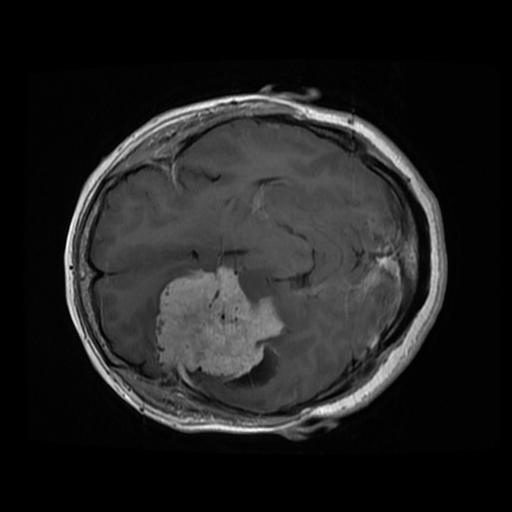
#> input picture src/CNN/test_images/test1.jpg, 512 x 512 px, found by its file name
$ python segmentation.py   (older library calls are emulated)
#> lines starting #> are read from the running program, lines starting #| are printed output that depends on the picture; after the words box and inside, x2 and y2 are one past the last pixel; in counts of white or black regions, pixels touching at a corner belong together
import numpy as np
import cv2
from matplotlib import pyplot as plt
from skimage.morphology import extrema
from skimage.morphology import watershed as skwater

def ShowImage(title,img,ctype):
  plt.figure(figsize=(10, 10))
  if ctype=='bgr':
    b,g,r = cv2.split(img)       # get b,g,r
    rgb_img = cv2.merge([r,g,b])     # switch it to rgb
    plt.imshow(rgb_img)
  elif ctype=='hsv':
    rgb = cv2.cvtColor(img,cv2.COLOR_HSV2RGB)
    plt.imshow(rgb)
  elif ctype=='gray':
    plt.imshow(img,cmap='gray')
  elif ctype=='rgb':
    plt.imshow(img)
  else:
    raise Exception("Unknown colour type")
  plt.axis('off')
  plt.title(title)
  plt.show()
img           = cv2.imread('test1.jpg')
#> img is the input picture: shape (512, 512, 3); min 0, max 255, mean 32.9
gray          = cv2.cvtColor(img,cv2.COLOR_BGR2GRAY)
ShowImage('Brain MRI',gray,'gray')

ret, thresh = cv2.threshold(gray,0,255,cv2.THRESH_OTSU)
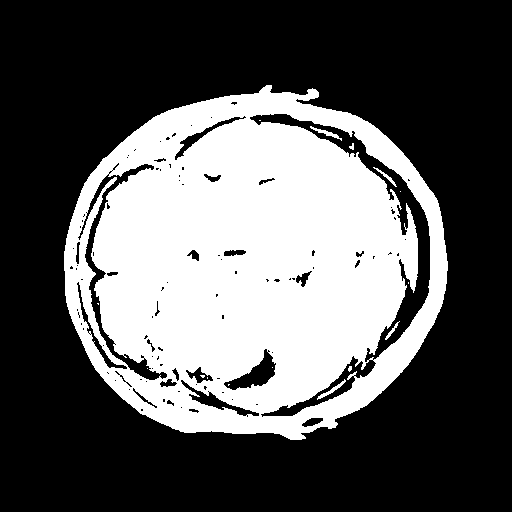
#> thresh: shape (512, 512); 35.6% white; 16 white regions (10 under 20 px), largest, box (x1, y1, x2, y2) and area: (64, 85, 448, 440) 92997, (317, 379, 346, 400) 108, (310, 126, 342, 141) 107, (373, 167, 397, 187) 75, (385, 321, 400, 340) 58, (349, 143, 354, 150) 22
#> ret = 44
ShowImage('Thresholding image',thresh,'gray')

ret, markers = cv2.connectedComponents(thresh)
#> markers: shape (512, 512) int32; 17 distinct labels, from 0 to 16
#> ret = 17

#Get the area taken by each component. Ignore label 0 since this is the background.
marker_area = [np.sum(markers==m) for m in range(np.max(markers)) if m!=0]
#> marker_area = [92997, 2, 107, 22, 75, 1, 2, 3, 58, 1, 18, 1, 11, 2, 108]
#Get label of largest component by area
largest_component = np.argmax(marker_area)+1 #Add 1 since we dropped zero above
#> largest_component = 1
#Get pixels which correspond to the brain
brain_mask = markers==largest_component
#> brain_mask: shape (512, 512) bool; 35.5% white; 1 white region, box (x1, y1, x2, y2) and area: (64, 85, 448, 440) 92997

brain_out = img.copy()
#In a copy of the original image, clear those pixels that don't correspond to the brain
brain_out[brain_mask==False] = (0,0,0)

img = cv2.imread('test1.jpg')
gray = cv2.cvtColor(img,cv2.COLOR_BGR2GRAY)
ret, thresh = cv2.threshold(gray,0,255,cv2.THRESH_BINARY_INV+cv2.THRESH_OTSU)
#> ret = 44


# noise removal
kernel = np.ones((3,3),np.uint8)
opening = cv2.morphologyEx(thresh,cv2.MORPH_OPEN,kernel, iterations = 2)
#> opening: shape (512, 512); 62.8% white; 2 black regions (1 under 20 px), largest, box (x1, y1, x2, y2) and area: (64, 85, 448, 440) 97512

# sure background area
sure_bg = cv2.dilate(opening,kernel,iterations=3)
#> sure_bg: shape (512, 512); 67.5% white; 2 black regions (1 under 20 px), largest, box (x1, y1, x2, y2) and area: (67, 89, 445, 437) 85156

# Finding sure foreground area
dist_transform = cv2.distanceTransform(opening,cv2.DIST_L2,5)
ret, sure_fg = cv2.threshold(dist_transform,0.7*dist_transform.max(),255,0)
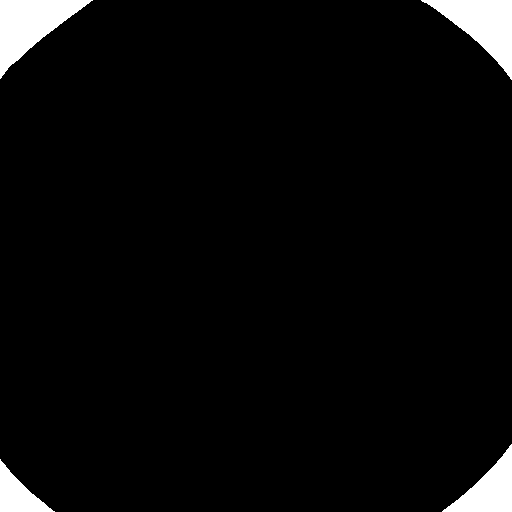
#> sure_fg: shape (512, 512) float32; 3.9% white; 4 white regions, box (x1, y1, x2, y2) and area: (0, 0, 93, 79) 3399, (421, 0, 512, 80) 3209, (442, 444, 512, 512) 2184, (0, 459, 55, 512) 1339
#> ret = 129.9

# Finding unknown region
sure_fg = np.uint8(sure_fg)
unknown = cv2.subtract(sure_bg,sure_fg)
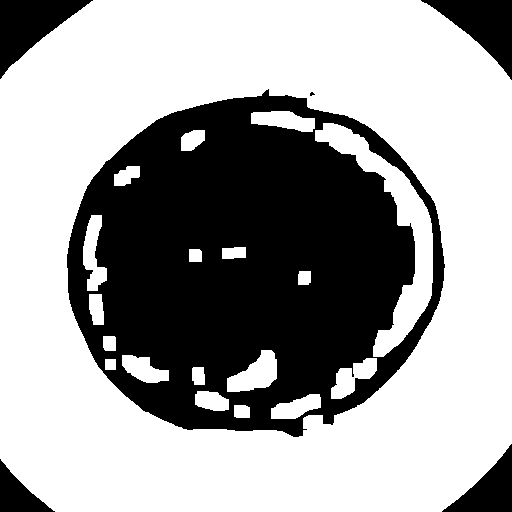
#> unknown: shape (512, 512); 63.6% white; 6 black regions (1 under 20 px), largest, box (x1, y1, x2, y2) and area: (67, 89, 445, 437) 85156, (0, 0, 93, 79) 3399, (421, 0, 512, 80) 3209, (442, 444, 512, 512) 2184, (0, 459, 55, 512) 1339

# Marker labelling
ret, markers = cv2.connectedComponents(sure_fg)
#> markers: shape (512, 512) int32; 5 distinct labels, from 0 to 4
#> ret = 5

# Add one to all labels so that sure background is not 0, but 1
markers = markers+1
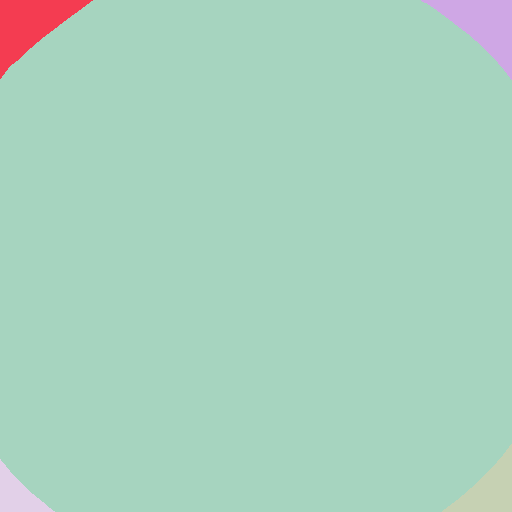
#> markers: shape (512, 512) int32; 5 distinct labels, from 1 to 5; one colour per label, 0 black


# Now, mark the region of unknown with zero
markers[unknown==255] = 0
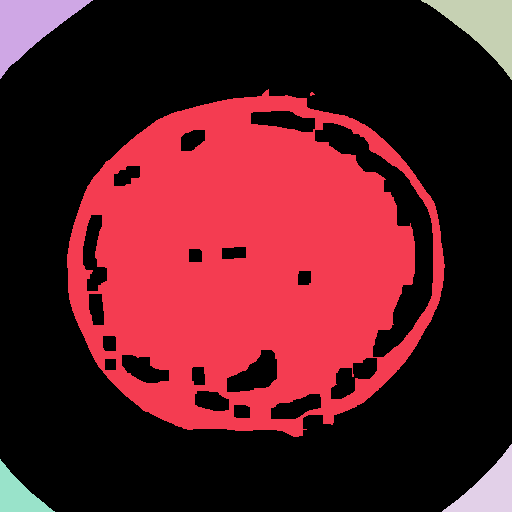
#> markers: shape (512, 512) int32; 6 distinct labels, from 0 to 5; one colour per label, 0 black
markers = cv2.watershed(img,markers)
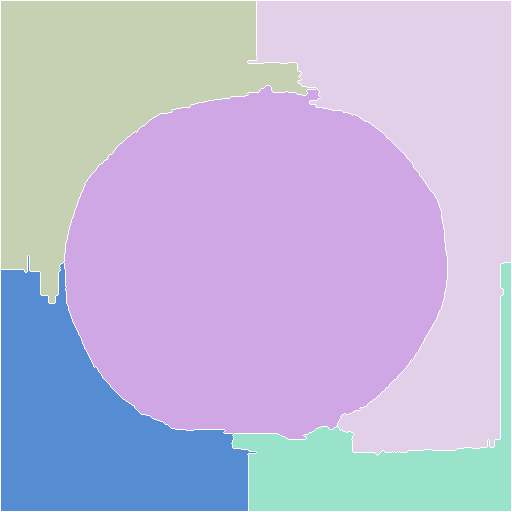
#> markers: shape (512, 512) int32; 6 distinct labels, from -1 to 5; one colour per label, 0 black, -1 white
img[markers == -1] = [255,0,0]
#> img: shape (512, 512, 3); 1.51% of pixels changed, all inside (x1, y1, x2, y2) = (0, 0, 512, 512)

im1 = cv2.cvtColor(img,cv2.COLOR_HSV2RGB)
ShowImage('Watershed segmented image',im1,'gray')

brain_mask = np.uint8(brain_mask)
kernel = np.ones((8,8),np.uint8)
closing = cv2.morphologyEx(brain_mask, cv2.MORPH_CLOSE, kernel)
#> closing: shape (512, 512); values 0 (black) and 1 (white), 37.8% white; 1 white region, box (x1, y1, x2, y2) and area: (65, 86, 449, 441) 99147
ShowImage('Closing', closing, 'gray')

brain_out = img.copy()
#In a copy of the original image, clear those pixels that don't correspond to the brain
brain_out[closing==False] = (0,0,0)
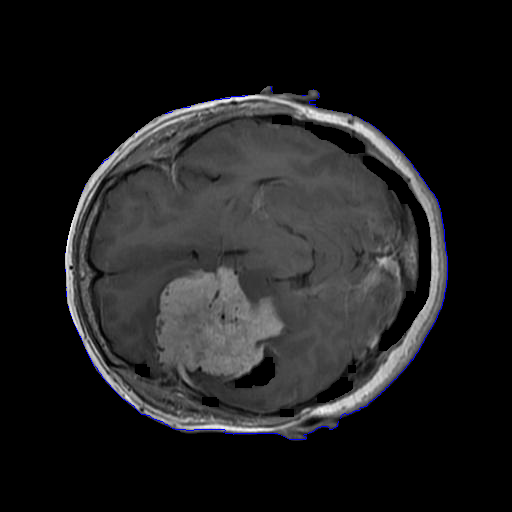
#> brain_out: shape (512, 512, 3); mean B, G, R 31.7, 31, 31

$ run again, with src/CNN/test_images/test10.jpg copied over src/CNN/test_images/test1.jpg
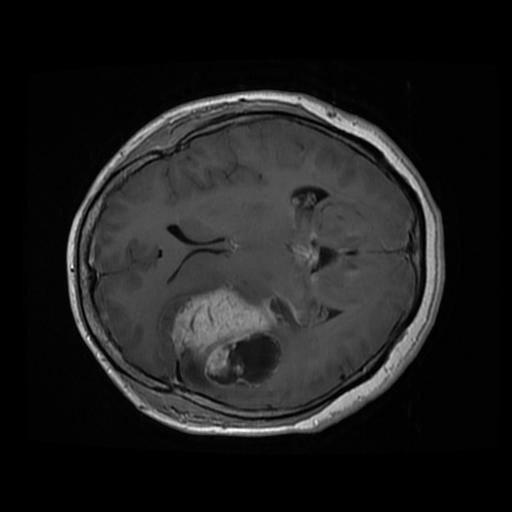
#> input picture src/CNN/test_images/test10.jpg, 512 x 512 px, found by its file name
#> img is the input picture: shape (512, 512, 3); min 0, max 255, mean 30
#> `ret, thresh = cv2.threshold(gray,0,255,cv2.THRESH_OTSU)`:
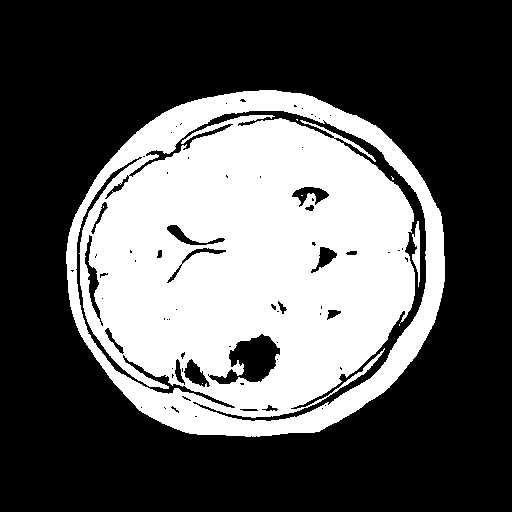
#> thresh: shape (512, 512); 35.2% white; 8 white regions (6 under 20 px), largest, box (x1, y1, x2, y2) and area: (66, 90, 445, 437) 92097, (412, 221, 420, 287) 288
#> `ret, thresh = cv2.threshold(gray,0,255,cv2.THRESH_OTSU)`: ret = 41
#> `ret, markers = cv2.connectedComponents(thresh)`: ret = 9
#> marker_area = [92097, 3, 6, 2, 2, 288, 2]
#> largest_component = 1
#> brain_mask: shape (512, 512) bool; 35.1% white; 1 white region, box (x1, y1, x2, y2) and area: (66, 90, 445, 437) 92097
#> `ret, thresh = cv2.threshold(gray,0,255,cv2.THRESH_BINARY_INV+cv2.THRES..`: ret = 41
#> opening: shape (512, 512); 62.7% white; 1 black region, box (x1, y1, x2, y2) and area: (66, 90, 445, 437) 97727
#> sure_bg: shape (512, 512); 66.9% white; 1 black region, box (x1, y1, x2, y2) and area: (69, 93, 442, 434) 86844
#> `ret, sure_fg = cv2.threshold(dist_transform,0.7*dist_transform.max(),2..`: ret = 131.3
#> unknown: shape (512, 512); 63% white; 5 black regions, box (x1, y1, x2, y2) and area: (69, 93, 442, 434) 86844, (0, 0, 93, 86) 3593, (424, 0, 512, 77) 2935, (444, 448, 512, 512) 1975, (0, 451, 55, 512) 1565
#> `ret, markers = cv2.connectedComponents(sure_fg)`: ret = 5
#> img: shape (512, 512, 3); 1.48% of pixels changed, all inside (x1, y1, x2, y2) = (0, 0, 512, 512)
#> closing: shape (512, 512); values 0 (black) and 1 (white), 38.1% white; 1 white region, box (x1, y1, x2, y2) and area: (67, 91, 446, 438) 99795
#> `brain_out[closing==False] = (0,0,0)`:
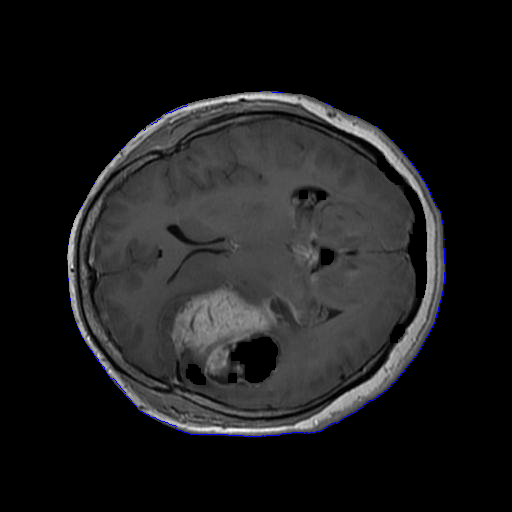
#> brain_out: shape (512, 512, 3); mean B, G, R 29, 28.3, 28.3

$ run again, with src/CNN/test_images/test11.jpg copied over src/CNN/test_images/test1.jpg
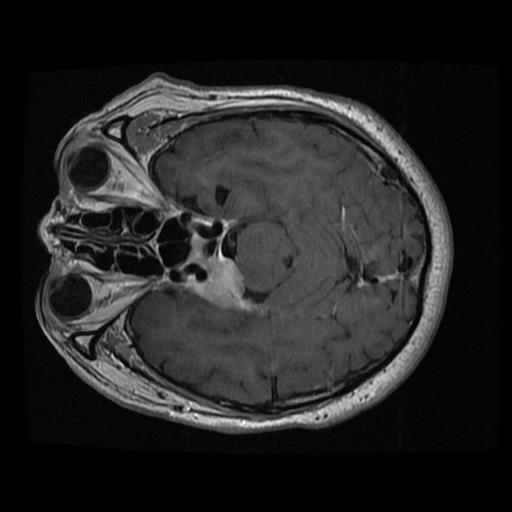
#> input picture src/CNN/test_images/test11.jpg, 512 x 512 px, found by its file name
#> img is the input picture: shape (512, 512, 3); min 0, max 255, mean 36
#> `ret, thresh = cv2.threshold(gray,0,255,cv2.THRESH_OTSU)`:
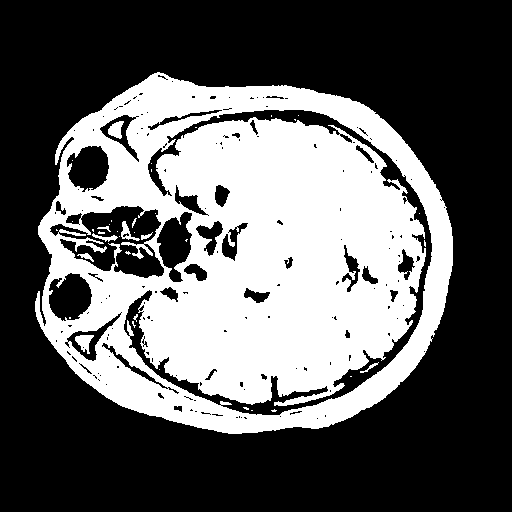
#> thresh: shape (512, 512); 37.5% white; 39 white regions (29 under 20 px), largest, box (x1, y1, x2, y2) and area: (35, 72, 453, 434) 97271, (75, 335, 94, 354) 201, (108, 121, 124, 139) 182
#> `ret, thresh = cv2.threshold(gray,0,255,cv2.THRESH_OTSU)`: ret = 46
#> `ret, markers = cv2.connectedComponents(thresh)`: ret = 40
#> marker_area = 38 values, max 97271 at index 0, min 1 at index 2, mean 2584.4
#> largest_component = 1
#> brain_mask: shape (512, 512) bool; 37.1% white; 1 white region, box (x1, y1, x2, y2) and area: (35, 72, 453, 434) 97271
#> `ret, thresh = cv2.threshold(gray,0,255,cv2.THRESH_BINARY_INV+cv2.THRES..`: ret = 46
#> opening: shape (512, 512); 60.2% white; 4 black regions (3 under 20 px), largest, box (x1, y1, x2, y2) and area: (35, 72, 453, 434) 104244
#> sure_bg: shape (512, 512); 67.5% white; 3 black regions (1 under 20 px), largest, box (x1, y1, x2, y2) and area: (38, 76, 450, 431) 84870, (120, 229, 156, 254) 295
#> `ret, sure_fg = cv2.threshold(dist_transform,0.7*dist_transform.max(),2..`: ret = 121.1
#> unknown: shape (512, 512); 64.7% white; 7 black regions (1 under 20 px), largest, box (x1, y1, x2, y2) and area: (38, 76, 450, 431) 84870, (428, 0, 512, 81) 3042, (435, 441, 512, 512) 2451, (0, 470, 58, 512) 1217, (0, 0, 42, 29) 577, (120, 229, 156, 254) 295
#> `ret, markers = cv2.connectedComponents(sure_fg)`: ret = 5
#> img: shape (512, 512, 3); 1.4% of pixels changed, all inside (x1, y1, x2, y2) = (0, 0, 512, 512)
#> closing: shape (512, 512); values 0 (black) and 1 (white), 40.8% white; 1 white region, box (x1, y1, x2, y2) and area: (36, 73, 454, 435) 106825
#> `brain_out[closing==False] = (0,0,0)`:
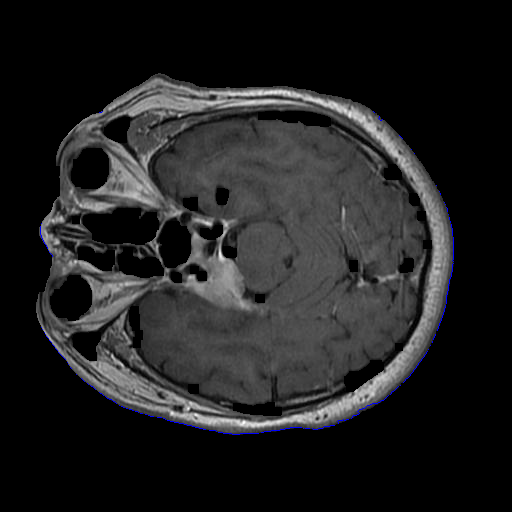
#> brain_out: shape (512, 512, 3); mean B, G, R 33.5, 32.9, 32.9

$ run again, with src/CNN/test_images/test12.jpg copied over src/CNN/test_images/test1.jpg
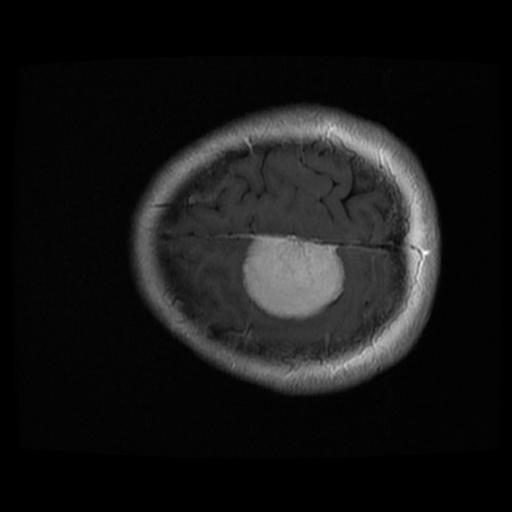
#> input picture src/CNN/test_images/test12.jpg, 512 x 512 px, found by its file name
#> img is the input picture: shape (512, 512, 3); min 0, max 255, mean 22.1
#> `ret, thresh = cv2.threshold(gray,0,255,cv2.THRESH_OTSU)`: ret = 44
#> `ret, markers = cv2.connectedComponents(thresh)`: ret = 32
#> marker_area = 30 values, max 56454 at index 0, min 1 at index 8, mean 1890
#> largest_component = 1
#> brain_mask: shape (512, 512) bool; 21.5% white; 1 white region, box (x1, y1, x2, y2) and area: (134, 107, 440, 393) 56454
#> `ret, thresh = cv2.threshold(gray,0,255,cv2.THRESH_BINARY_INV+cv2.THRES..`: ret = 44
#> opening: shape (512, 512); 77.1% white; 4 black regions (3 under 20 px), largest, box (x1, y1, x2, y2) and area: (134, 107, 440, 393) 60092
#> sure_bg: shape (512, 512); 80.9% white; 4 black regions (1 under 20 px), largest, box (x1, y1, x2, y2) and area: (137, 110, 437, 390) 49917, (217, 310, 223, 318) 33, (195, 269, 201, 274) 25
#> `ret, sure_fg = cv2.threshold(dist_transform,0.7*dist_transform.max(),2..`: ret = 173
#> unknown: shape (512, 512); 76.8% white; 8 black regions (1 under 20 px), largest, box (x1, y1, x2, y2) and area: (137, 110, 437, 390) 49917, (0, 394, 122, 512) 6326, (0, 0, 97, 98) 4140
#> `ret, markers = cv2.connectedComponents(sure_fg)`: ret = 5
#> img: shape (512, 512, 3); 1.67% of pixels changed, all inside (x1, y1, x2, y2) = (0, 0, 512, 512)
#> closing: shape (512, 512); values 0 (black) and 1 (white), 23.5% white; 1 white region, box (x1, y1, x2, y2) and area: (135, 108, 441, 394) 61500
#> `brain_out[closing==False] = (0,0,0)`:
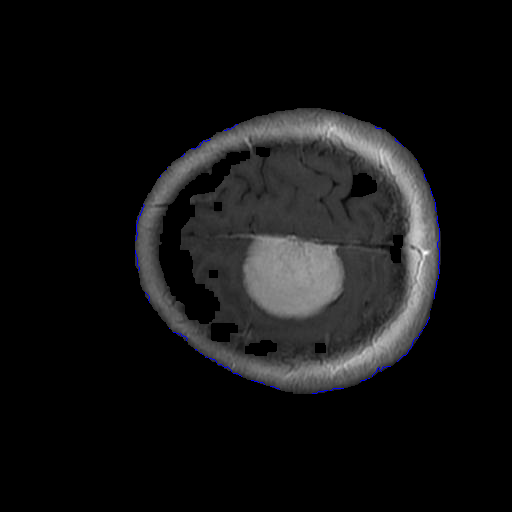
#> brain_out: shape (512, 512, 3); mean B, G, R 19.3, 18.8, 18.8
